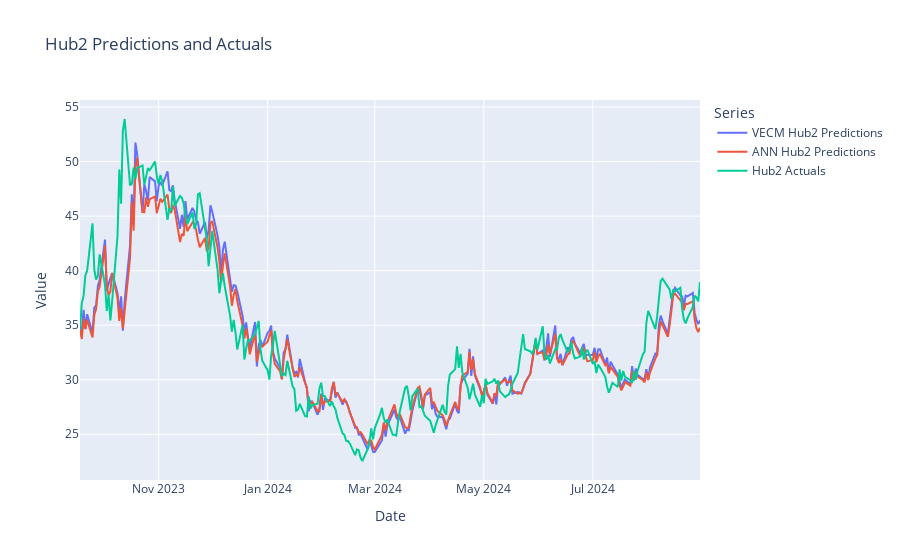

Source (notebook cell):
### Code cell
fig = go.Figure()

# Add traces for each series
fig.add_trace(go.Scatter(x=vecm_hub2_predictions.index, y=vecm_hub2_predictions[hub2_name], mode='lines', name='VECM Hub2 Predictions'))
fig.add_trace(go.Scatter(x=ann_hub2_predictions.index, y=ann_hub2_predictions[hub2_name], mode='lines', name='ANN Hub2 Predictions'))
fig.add_trace(go.Scatter(x=hub2_actuals.index, y=hub2_actuals[hub2_name], mode='lines', name='Hub2 Actuals'))

# Update layout
fig.update_layout(title='Hub2 Predictions and Actuals',
                  xaxis_title='Date',
                  yaxis_title='Value',
                  legend_title='Series')

# Show plot
fig.show()

### Figure 1 — Plotly figure (JSON) as saved in the notebook; plotly's stock layout.template omitted (floating-point values rounded to 4 significant figures; data arrays with more than 128 entries replaced by an {"elided": "..."} marker saying what was removed)
{"data": [{"mode": "lines", "name": "VECM Hub2 Predictions", "type": "scatter", "x": {"elided": "250 str values"}, "y": {"elided": "250 float values"}}, {"mode": "lines", "name": "ANN Hub2 Predictions", "type": "scatter", "x": {"elided": "250 str values"}, "y": {"elided": "250 float values"}}, {"mode": "lines", "name": "Hub2 Actuals", "type": "scatter", "x": {"elided": "250 str values"}, "y": {"elided": "250 float values"}}], "layout": {"legend": {"title": {"text": "Series"}}, "title": {"text": "Hub2 Predictions and Actuals"}, "xaxis": {"title": {"text": "Date"}}, "yaxis": {"title": {"text": "Value"}}}}
